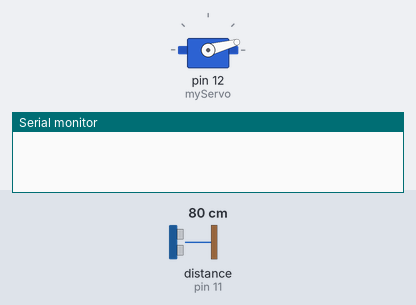
Recording of a sketch running on a simulated Arduino Uno, built with avr-gcc and run on an emulated ATmega328P. On the bench: servo, the last lines printed to the serial monitor. Wiring (inferred from the names in the program): ultrasonic range finder: trigger pin 10; echo pin 11. The test bench sets the inputs (shaded band); at power-on: distance to the obstacle (sensor on pin 11) 80 cm. The echo pulse lasts 58.3 µs per cm.

Above: at 0.01 s.
1.3 s: distance to the obstacle (sensor on pin 11) set to 2 cm
At 2.1 s:
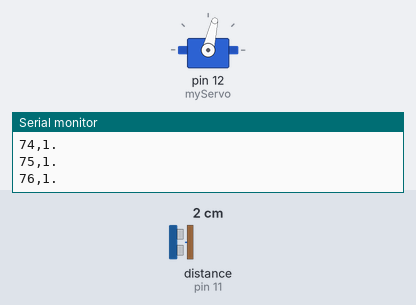
4.3 s: distance to the obstacle (sensor on pin 11) set to 120 cm
At 4.96 s:
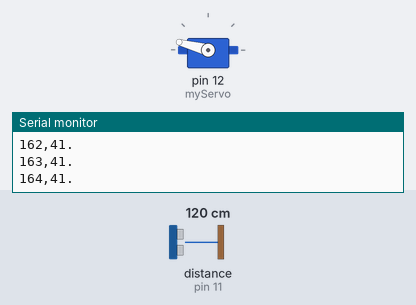
7.3 s: distance to the obstacle (sensor on pin 11) set to 4 cm
10.3 s: distance to the obstacle (sensor on pin 11) set to 250 cm
At 10.54 s:
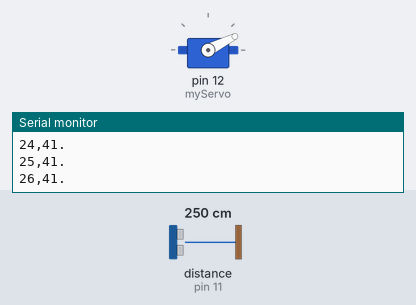
Timing chart, 0 to 14.3 s (numbered marks = the images above; inputs shaded):
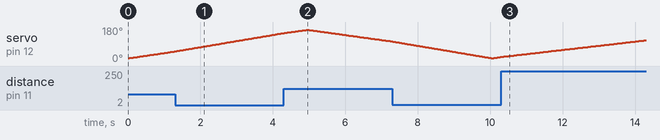

The sketch:

RADAR.ino
```cpp
// Include the Servo library
#include <Servo.h>

// Define the Trig and Echo pins for the Ultrasonic Sensor
const int trigPin = 10;
const int echoPin = 11;

// Variables for the duration and the calculated distance
long duration;
int distance;

// Create a Servo object to control the servo motor
Servo myServo;

void setup() {
  pinMode(trigPin, OUTPUT); // Set the Trig pin as an output
  pinMode(echoPin, INPUT);  // Set the Echo pin as an input
  Serial.begin(9600);       // Start the serial communication
  myServo.attach(12);       // Attach the servo to pin 12
}

void loop() {
  // Sweep from 15° to 165° and read distances
  for (int angle = 15; angle <= 165; angle++) {
    myServo.write(angle);  // Move the servo to the current angle
    delay(30);             // Allow the servo to reach the position
    distance = calculateDistance(); // Get the distance from the ultrasonic sensor

    // Send the angle and distance over the serial port
    Serial.print(angle);   // Send the angle
    Serial.print(",");     // Separate angle and distance with a comma
    Serial.print(distance); // Send the distance
    Serial.println(".");   // End the data packet
  }

  // Sweep back from 165° to 15° and read distances
  for (int angle = 165; angle >= 15; angle--) {
    myServo.write(angle);  // Move the servo to the current angle
    delay(30);             // Allow the servo to reach the position
    distance = calculateDistance(); // Get the distance from the ultrasonic sensor

    // Send the angle and distance over the serial port
    Serial.print(angle);   // Send the angle
    Serial.print(",");     // Separate angle and distance with a comma
    Serial.print(distance); // Send the distance
    Serial.println(".");   // End the data packet
  }
}

// Function to calculate the distance using the ultrasonic sensor
int calculateDistance() {
  // Send a 10-microsecond pulse to the Trig pin
  digitalWrite(trigPin, LOW);
  delayMicroseconds(2);
  digitalWrite(trigPin, HIGH);
  delayMicroseconds(10);
  digitalWrite(trigPin, LOW);

  // Measure the time of the echo pulse
  duration = pulseIn(echoPin, HIGH);

  // Calculate the distance in cm
  int calculatedDistance = duration * 0.034 / 2;

  // Limit the distance to 40 cm (return 41 for out of range)
  if (calculatedDistance > 40) {
    return 41; // Out of range
  } else {
    return calculatedDistance;
  }
}
```
